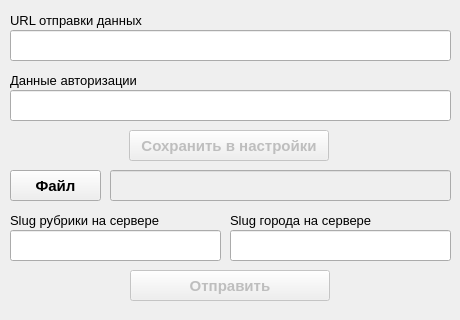
<?xml version="1.0" encoding="UTF-8"?>
<ui version="4.0">
 <class>SaveForm</class>
 <widget class="QWidget" name="SaveForm">
  <property name="geometry">
   <rect>
    <x>0</x>
    <y>0</y>
    <width>460</width>
    <height>320</height>
   </rect>
  </property>
  <property name="sizePolicy">
   <sizepolicy hsizetype="Fixed" vsizetype="Fixed">
    <horstretch>0</horstretch>
    <verstretch>0</verstretch>
   </sizepolicy>
  </property>
  <property name="minimumSize">
   <size>
    <width>0</width>
    <height>320</height>
   </size>
  </property>
  <property name="maximumSize">
   <size>
    <width>16777215</width>
    <height>320</height>
   </size>
  </property>
  <property name="font">
   <font>
    <family>Arial</family>
    <pointsize>11</pointsize>
   </font>
  </property>
  <property name="windowTitle">
   <string>Сохранение фирм на сервере</string>
  </property>
  <property name="windowIcon">
   <iconset>
    <normaloff>logo.svg</normaloff>logo.svg</iconset>
  </property>
  <widget class="QPushButton" name="set_file">
   <property name="geometry">
    <rect>
     <x>10</x>
     <y>170</y>
     <width>91</width>
     <height>31</height>
    </rect>
   </property>
   <property name="font">
    <font>
     <weight>75</weight>
     <bold>true</bold>
    </font>
   </property>
   <property name="cursor">
    <cursorShape>PointingHandCursor</cursorShape>
   </property>
   <property name="text">
    <string>Файл</string>
   </property>
  </widget>
  <widget class="QLineEdit" name="path_file">
   <property name="enabled">
    <bool>false</bool>
   </property>
   <property name="geometry">
    <rect>
     <x>110</x>
     <y>170</y>
     <width>341</width>
     <height>31</height>
    </rect>
   </property>
   <property name="font">
    <font>
     <stylestrategy>PreferAntialias</stylestrategy>
    </font>
   </property>
   <property name="cursor">
    <cursorShape>ArrowCursor</cursorShape>
   </property>
   <property name="mouseTracking">
    <bool>false</bool>
   </property>
   <property name="focusPolicy">
    <enum>Qt::NoFocus</enum>
   </property>
   <property name="contextMenuPolicy">
    <enum>Qt::DefaultContextMenu</enum>
   </property>
  </widget>
  <widget class="QLineEdit" name="slug_rubric">
   <property name="geometry">
    <rect>
     <x>10</x>
     <y>230</y>
     <width>211</width>
     <height>31</height>
    </rect>
   </property>
  </widget>
  <widget class="QLineEdit" name="slug_city">
   <property name="geometry">
    <rect>
     <x>230</x>
     <y>230</y>
     <width>221</width>
     <height>31</height>
    </rect>
   </property>
  </widget>
  <widget class="QLabel" name="label_slug_rubric">
   <property name="geometry">
    <rect>
     <x>10</x>
     <y>210</y>
     <width>191</width>
     <height>20</height>
    </rect>
   </property>
   <property name="font">
    <font>
     <family>Arial</family>
     <pointsize>10</pointsize>
    </font>
   </property>
   <property name="text">
    <string>Slug рубрики на сервере</string>
   </property>
   <property name="textInteractionFlags">
    <set>Qt::NoTextInteraction</set>
   </property>
  </widget>
  <widget class="QLabel" name="label_slug_city">
   <property name="geometry">
    <rect>
     <x>230</x>
     <y>210</y>
     <width>191</width>
     <height>20</height>
    </rect>
   </property>
   <property name="font">
    <font>
     <family>Arial</family>
     <pointsize>10</pointsize>
    </font>
   </property>
   <property name="text">
    <string>Slug города на сервере</string>
   </property>
  </widget>
  <widget class="QLineEdit" name="url_api">
   <property name="geometry">
    <rect>
     <x>10</x>
     <y>30</y>
     <width>441</width>
     <height>31</height>
    </rect>
   </property>
  </widget>
  <widget class="QLabel" name="label_url_api">
   <property name="geometry">
    <rect>
     <x>10</x>
     <y>10</y>
     <width>191</width>
     <height>20</height>
    </rect>
   </property>
   <property name="font">
    <font>
     <family>Arial</family>
     <pointsize>10</pointsize>
    </font>
   </property>
   <property name="text">
    <string>URL отправки данных</string>
   </property>
  </widget>
  <widget class="QLineEdit" name="auth_data">
   <property name="geometry">
    <rect>
     <x>10</x>
     <y>90</y>
     <width>441</width>
     <height>31</height>
    </rect>
   </property>
  </widget>
  <widget class="QLabel" name="label_auth_data">
   <property name="geometry">
    <rect>
     <x>10</x>
     <y>70</y>
     <width>191</width>
     <height>20</height>
    </rect>
   </property>
   <property name="font">
    <font>
     <family>Arial</family>
     <pointsize>10</pointsize>
    </font>
   </property>
   <property name="text">
    <string>Данные авторизации</string>
   </property>
  </widget>
  <widget class="QLabel" name="message_save_form">
   <property name="enabled">
    <bool>true</bool>
   </property>
   <property name="geometry">
    <rect>
     <x>10</x>
     <y>300</y>
     <width>441</width>
     <height>16</height>
    </rect>
   </property>
   <property name="font">
    <font>
     <pointsize>8</pointsize>
     <weight>50</weight>
     <bold>false</bold>
    </font>
   </property>
   <property name="styleSheet">
    <string notr="true"/>
   </property>
   <property name="text">
    <string/>
   </property>
  </widget>
  <widget class="QWidget" name="horizontalLayoutWidget">
   <property name="geometry">
    <rect>
     <x>9</x>
     <y>130</y>
     <width>441</width>
     <height>31</height>
    </rect>
   </property>
   <layout class="QHBoxLayout" name="horizontalLayout">
    <item>
     <widget class="QPushButton" name="save_settings">
      <property name="enabled">
       <bool>false</bool>
      </property>
      <property name="maximumSize">
       <size>
        <width>200</width>
        <height>250</height>
       </size>
      </property>
      <property name="font">
       <font>
        <weight>75</weight>
        <bold>true</bold>
       </font>
      </property>
      <property name="text">
       <string>Сохранить в настройки</string>
      </property>
     </widget>
    </item>
   </layout>
  </widget>
  <widget class="QWidget" name="horizontalLayoutWidget_2">
   <property name="geometry">
    <rect>
     <x>10</x>
     <y>270</y>
     <width>441</width>
     <height>31</height>
    </rect>
   </property>
   <layout class="QHBoxLayout" name="horizontalLayout_2">
    <item>
     <widget class="QPushButton" name="send_rubric">
      <property name="enabled">
       <bool>false</bool>
      </property>
      <property name="maximumSize">
       <size>
        <width>200</width>
        <height>250</height>
       </size>
      </property>
      <property name="font">
       <font>
        <weight>75</weight>
        <bold>true</bold>
       </font>
      </property>
      <property name="text">
       <string>Отправить</string>
      </property>
     </widget>
    </item>
   </layout>
  </widget>
 </widget>
 <resources/>
 <connections/>
</ui>
